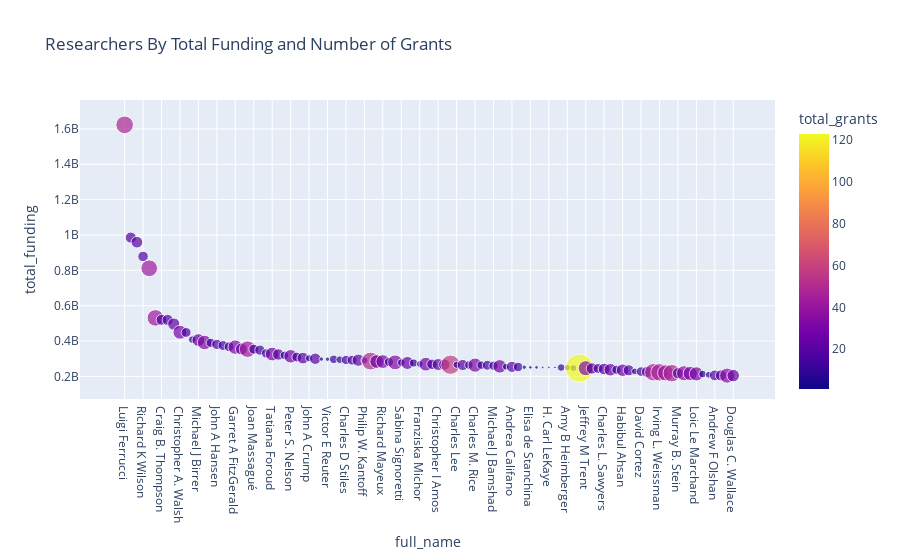

This figure's notebook cell:
### Code cell
px.scatter(temp1, 
           x="full_name", y="total_funding", 
           hover_name="full_name", 
           size="total_grants", 
           color="total_grants",
           hover_data=['total_funding', 'total_grants', 'last_grant_year', 'citations_mean', 'altmetric_mean', 'last_pub_year'], 
           title="Researchers By Total Funding and Number of Grants")

### Figure 1 — Plotly figure (JSON) as saved in the notebook; plotly's stock layout.template omitted (floating-point values rounded to 4 significant figures; data arrays with more than 128 entries replaced by an {"elided": "..."} marker saying what was removed)
{"data": [{"customdata": {"elided": "100x6 float values"}, "hovertemplate": "<b>%{hovertext}</b><br><br>full_name=%{x}<br>total_funding=%{customdata[0]}<br>total_grants=%{marker.color}<br>last_grant_year=%{customdata[2]}<br>citations_mean=%{customdata[3]}<br>altmetric_mean=%{customdata[4]}<br>last_pub_year=%{customdata[5]}<extra></extra>", "hovertext": ["Luigi Ferrucci", "Eric S. Lander", "Stacey B Gabriel", "Richard K Wilson", "Richard A Gibbs", "David J Hunter", "Craig B. Thompson", "John E Niederhuber", "A. Thomas Look", "Christopher A. Walsh", "Benjamin L. Ebert", "David R Weir", "Michael J Birrer", "David C. Christiani", "Charles Fuchs", "John A Hansen", "Massimo Loda", "Susan Hankinson", "Garret A FitzGerald", "Jennifer R Grandis", "Wei Zheng", "Joan Massagué", "Lynda Chin", "Jon C Aster", "Tatiana Foroud", "Scott W Lowe", "Mary Sano", "Peter S. Nelson", "David J Kwiatkowski", "Joe W Gray", "John A Crump", "Brian E Henderson", "Nicholas D Socci", "Victor E Reuter", "Mark A. Magnuson", "Lorelei A. Mucci", "Charles D Stiles", "Eric P. Winer", "Thomas J Kipps", "Philip W. Kantoff", "Michael Snyder", "Kevin Shannon", "Richard Mayeux", "Cynthia C Morton", "Nevan J Krogan", "Sabina Signoretti", "Walter C. Willett", "John K Wiencke", "Franziska Michor", "Stephen M Schwartz", "Eric C. Holland", "Christopher I Amos", "Eliezer Masliah", "Lincoln D Stein", "Charles Lee", "Peter Parham", "F Stephen Hodi", "Charles M. Rice", "William M. Grady", "David S. Pellman", "Michael J Bamshad", "Polly A. Newcomb", "Sapna Syngal", "Andrea Califano", "Ross Prentice", "Agnès Viale", "Elisa de Stanchina", "Mithat Gönen", "Ralph Garippa", "H. Carl LeKaye", "Gouri Nanjangud", "Laura D Kubzansky", "Amy B Heimberger", "Immaculata De Vivo", "Nicholas J White", "Jeffrey M Trent", "Bruce L Miller", "Charles Kooperberg", "Charles L. Sawyers", "Bert Vogelstein", "Stephen N. Thibodeau", "Habibul Ahsan", "Todd R Golub", "Vicki Huff", "David Cortez", "Alison M. Goate", "Alan Ashworth", "Irving L. Weissman", "David A Williams", "David A. Schwartz", "Murray B. Stein", "Margaret A Pericak-Vance", "Thomas J Montine", "Loic Le Marchand", "John H Growdon", "Shawn Levy", "Andrew F Olshan", "Gerard D. Schellenberg", "Daniel H. Geschwind", "Douglas C. Wallace"], "legendgroup": "", "marker": {"color": [48, 19, 21, 17, 43, 42, 18, 19, 23, 30, 15, 9, 25, 32, 13, 16, 15, 15, 32, 22, 42, 15, 16, 13, 29, 20, 11, 28, 15, 21, 8, 20, 3, 3, 11, 9, 13, 15, 23, 8, 49, 29, 29, 13, 34, 9, 26, 10, 7, 29, 17, 22, 20, 57, 8, 19, 11, 31, 11, 15, 13, 28, 7, 19, 14, 3, 2, 2, 1, 1, 1, 9, 6, 7, 123, 35, 20, 15, 21, 24, 13, 24, 19, 7, 14, 20, 47, 47, 40, 47, 19, 35, 31, 31, 9, 7, 18, 19, 35, 24], "coloraxis": "coloraxis", "size": [48, 19, 21, 17, 43, 42, 18, 19, 23, 30, 15, 9, 25, 32, 13, 16, 15, 15, 32, 22, 42, 15, 16, 13, 29, 20, 11, 28, 15, 21, 8, 20, 3, 3, 11, 9, 13, 15, 23, 8, 49, 29, 29, 13, 34, 9, 26, 10, 7, 29, 17, 22, 20, 57, 8, 19, 11, 31, 11, 15, 13, 28, 7, 19, 14, 3, 2, 2, 1, 1, 1, 9, 6, 7, 123, 35, 20, 15, 21, 24, 13, 24, 19, 7, 14, 20, 47, 47, 40, 47, 19, 35, 31, 31, 9, 7, 18, 19, 35, 24], "sizemode": "area", "sizeref": 0.3075, "symbol": "circle"}, "mode": "markers", "name": "", "showlegend": false, "type": "scatter", "x": ["Luigi Ferrucci", "Eric S. Lander", "Stacey B Gabriel", "Richard K Wilson", "Richard A Gibbs", "David J Hunter", "Craig B. Thompson", "John E Niederhuber", "A. Thomas Look", "Christopher A. Walsh", "Benjamin L. Ebert", "David R Weir", "Michael J Birrer", "David C. Christiani", "Charles Fuchs", "John A Hansen", "Massimo Loda", "Susan Hankinson", "Garret A FitzGerald", "Jennifer R Grandis", "Wei Zheng", "Joan Massagué", "Lynda Chin", "Jon C Aster", "Tatiana Foroud", "Scott W Lowe", "Mary Sano", "Peter S. Nelson", "David J Kwiatkowski", "Joe W Gray", "John A Crump", "Brian E Henderson", "Nicholas D Socci", "Victor E Reuter", "Mark A. Magnuson", "Lorelei A. Mucci", "Charles D Stiles", "Eric P. Winer", "Thomas J Kipps", "Philip W. Kantoff", "Michael Snyder", "Kevin Shannon", "Richard Mayeux", "Cynthia C Morton", "Nevan J Krogan", "Sabina Signoretti", "Walter C. Willett", "John K Wiencke", "Franziska Michor", "Stephen M Schwartz", "Eric C. Holland", "Christopher I Amos", "Eliezer Masliah", "Lincoln D Stein", "Charles Lee", "Peter Parham", "F Stephen Hodi", "Charles M. Rice", "William M. Grady", "David S. Pellman", "Michael J Bamshad", "Polly A. Newcomb", "Sapna Syngal", "Andrea Califano", "Ross Prentice", "Agnès Viale", "Elisa de Stanchina", "Mithat Gönen", "Ralph Garippa", "H. Carl LeKaye", "Gouri Nanjangud", "Laura D Kubzansky", "Amy B Heimberger", "Immaculata De Vivo", "Nicholas J White", "Jeffrey M Trent", "Bruce L Miller", "Charles Kooperberg", "Charles L. Sawyers", "Bert Vogelstein", "Stephen N. Thibodeau", "Habibul Ahsan", "Todd R Golub", "Vicki Huff", "David Cortez", "Alison M. Goate", "Alan Ashworth", "Irving L. Weissman", "David A Williams", "David A. Schwartz", "Murray B. Stein", "Margaret A Pericak-Vance", "Thomas J Montine", "Loic Le Marchand", "John H Growdon", "Shawn Levy", "Andrew F Olshan", "Gerard D. Schellenberg", "Daniel H. Geschwind", "Douglas C. Wallace"], "xaxis": "x", "y": [1622950763, 985138751, 958959899, 878709637, 811666722, 530819719, 520155029, 519474232, 496068283, 449739725, 448646914, 408249037, 405427282, 391724683, 389816777, 380943316, 374533666, 367551225, 365689770, 354825108, 354129883, 353974191, 348593130, 330128899, 326538446, 324031316, 318957558, 313604369, 309349671, 303359912, 302472933, 299890939, 298011264, 297513764, 296554591, 294482738, 292977131, 291787958, 291744174, 290529880, 286717470, 284031345, 283975775, 281752970, 279492931, 277860314, 276047005, 275715673, 270002733, 269181999, 268401835, 267131428, 266810877, 266012402, 265882580, 264453825, 264199252, 263808376, 263616801, 262861545, 260220220, 256752852, 254772455, 253973660, 253335665, 252091048, 251210708, 250966136, 250916048, 250916048, 250916048, 250149683, 249364699, 247366337, 246504796, 246385559, 245015554, 244996831, 241712223, 237622734, 237553007, 234982895, 234507610, 228121236, 227193714, 225436262, 223633911, 223014690, 220000032, 218356124, 218311115, 217880295, 216555288, 214121410, 213192967, 209059278, 206024482, 205763318, 204473572, 204428986], "yaxis": "y"}], "layout": {"autosize": true, "coloraxis": {"colorbar": {"title": {"text": "total_grants"}}, "colorscale": [[0, "#0d0887"], [0.1111, "#46039f"], [0.2222, "#7201a8"], [0.3333, "#9c179e"], [0.4444, "#bd3786"], [0.5556, "#d8576b"], [0.6667, "#ed7953"], [0.7778, "#fb9f3a"], [0.8889, "#fdca26"], [1, "#f0f921"]]}, "legend": {"itemsizing": "constant", "tracegroupgap": 0}, "title": {"text": "Researchers By Total Funding and Number of Grants"}, "xaxis": {"anchor": "y", "autorange": true, "domain": [0, 1], "range": [-7.038, 105.6], "title": {"text": "full_name"}, "type": "category"}, "yaxis": {"anchor": "x", "autorange": true, "domain": [0, 1], "range": [-5193000.0, 1814000000.0], "title": {"text": "total_funding"}, "type": "linear"}}}
